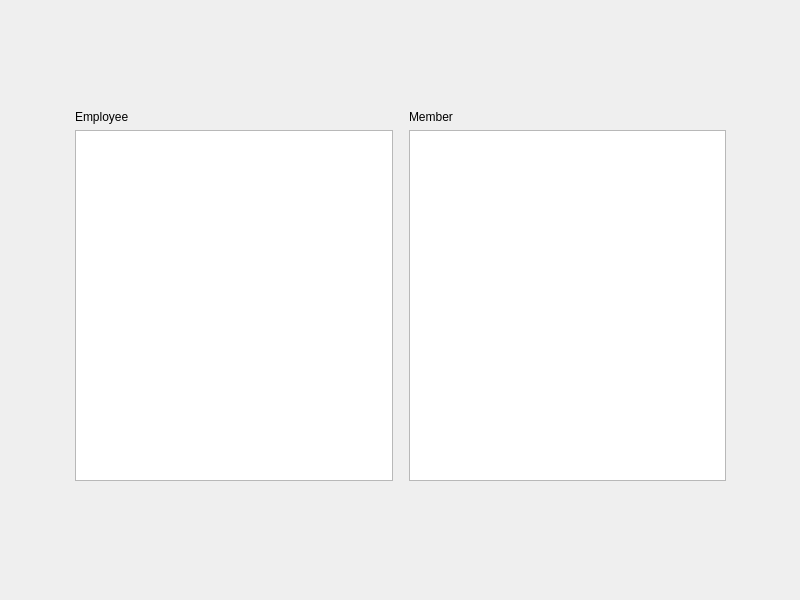
<?xml version="1.0" encoding="UTF-8"?>
<ui version="4.0">
 <class>ViewAccounts</class>
 <widget class="QMainWindow" name="ViewAccounts">
  <property name="geometry">
   <rect>
    <x>0</x>
    <y>0</y>
    <width>800</width>
    <height>600</height>
   </rect>
  </property>
  <property name="windowTitle">
   <string>MainWindow</string>
  </property>
  <widget class="QWidget" name="centralwidget">
   <widget class="QWidget" name="horizontalLayoutWidget_2">
    <property name="geometry">
     <rect>
      <x>60</x>
      <y>100</y>
      <width>681</width>
      <height>381</height>
     </rect>
    </property>
    <layout class="QHBoxLayout" name="horizontalLayout_2">
     <property name="leftMargin">
      <number>10</number>
     </property>
     <property name="rightMargin">
      <number>10</number>
     </property>
     <item>
      <layout class="QVBoxLayout" name="verticalLayout">
       <property name="leftMargin">
        <number>5</number>
       </property>
       <property name="topMargin">
        <number>10</number>
       </property>
       <property name="rightMargin">
        <number>5</number>
       </property>
       <item>
        <widget class="QLabel" name="label">
         <property name="text">
          <string>Employee</string>
         </property>
        </widget>
       </item>
       <item>
        <widget class="QTableView" name="tableView_employee"/>
       </item>
      </layout>
     </item>
     <item>
      <layout class="QVBoxLayout" name="verticalLayout_2">
       <property name="leftMargin">
        <number>5</number>
       </property>
       <property name="topMargin">
        <number>10</number>
       </property>
       <property name="rightMargin">
        <number>5</number>
       </property>
       <item>
        <widget class="QLabel" name="label_2">
         <property name="text">
          <string>Member</string>
         </property>
        </widget>
       </item>
       <item>
        <widget class="QTableView" name="tableView_member"/>
       </item>
      </layout>
     </item>
    </layout>
   </widget>
  </widget>
 </widget>
 <resources/>
 <connections/>
</ui>
